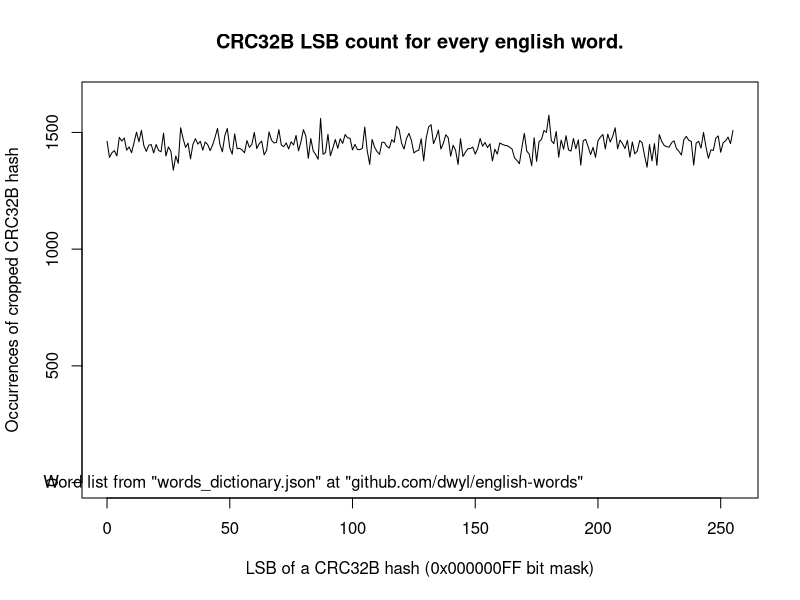

Here is the R script that generated this plot:
values <- c(
    1462,1393,1413,1422,1399,1479,1463,1476,1424,1438,1413,1457,1501,1460,1509,1443,1419,1445,1448,1412,
    1448,1423,1417,1497,1399,1438,1420,1338,1399,1368,1520,1473,1436,1454,1387,1449,1473,1450,1462,1424,
    1459,1448,1422,1446,1479,1517,1448,1417,1487,1517,1434,1407,1494,1430,1432,1425,1413,1465,1436,1449,
    1500,1431,1452,1463,1404,1423,1502,1467,1455,1457,1512,1446,1439,1455,1429,1460,1446,1487,1421,1460,
    1512,1484,1389,1474,1421,1405,1385,1560,1406,1414,1492,1400,1433,1470,1432,1473,1453,1491,1477,1475,
    1425,1449,1427,1426,1432,1523,1422,1363,1470,1436,1418,1406,1458,1457,1440,1433,1469,1458,1526,1512,
    1454,1429,1474,1496,1466,1412,1420,1424,1473,1378,1474,1523,1533,1452,1477,1510,1429,1453,1490,1477,
    1398,1445,1423,1363,1473,1397,1415,1430,1431,1437,1407,1431,1474,1441,1457,1435,1451,1378,1428,1407,
    1455,1449,1445,1443,1437,1429,1391,1380,1366,1435,1496,1420,1407,1357,1477,1376,1461,1470,1508,1500,
    1574,1465,1452,1504,1394,1467,1428,1486,1425,1420,1474,1430,1468,1360,1465,1470,1439,1405,1436,1393,
    1464,1480,1491,1429,1493,1459,1483,1520,1430,1467,1452,1431,1466,1394,1459,1408,1420,1465,1456,1400,
    1351,1448,1378,1452,1359,1491,1461,1444,1439,1437,1456,1464,1430,1419,1403,1469,1483,1466,1462,1360,
    1454,1462,1433,1500,1438,1389,1425,1423,1475,1485,1415,1456,1464,1480,1452,1508
)

x_labels <- 0:(length(values) - 1)

plot(
    x_labels,
    values,
    type = "l",
    xlab = "LSB of a CRC32B hash (0x000000FF bit mask)",
    ylab = "Occurrences of cropped CRC32B hash",
    main = "CRC32B LSB count for every english word.",
    ylim = c(0, 1650)
)

text(x=84, y=-2.5, 'Word list from "words_dictionary.json" at "github.com/dwyl/english-words"', xpd=NA)
